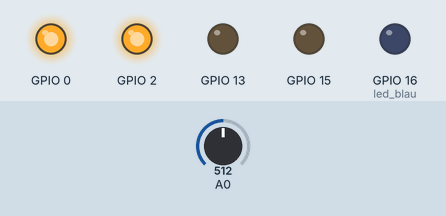
This sketch was run on a simulated ESP8266 (NodeMCU). Parts: output pins drawn as LEDs (lit = HIGH). The inputs (shaded band) are chosen by the test bench; at power-on: A0 = 512. WiFi joins after 1.5 s; servers stay silent unless stated; what the sketch prints to the serial monitor is not drawn.

Above: at 2.7 s.
At 4.2 s:
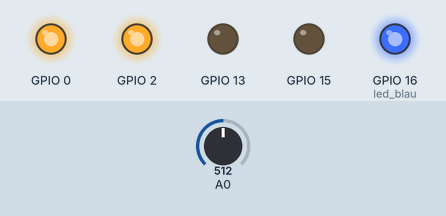
Timing chart, 0 to 5.3 s (numbered marks = the images above):
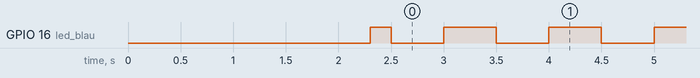

The sketch:

08_2022_01_04_ex8-telecos.ino
```cpp
//_2022_01_04_ex8-telecos.ino
//curs tardor 2022 telecos.cat
//jnogues@gmail.com
//pseudo-multitasking i blynk

//------------------ LLIBRERIES --------------------------------------------------------------------
#define BLYNK_PRINT Serial //Activo missatges de blynk per debug
#include <ESP8266WiFi.h> //Llibreria WIFI
#include <BlynkSimpleEsp8266.h> //Llibreria Blynk app
BlynkTimer taskScheduler;//organitzador de tasques
//--------------------------------------------------------------------------------------------------

//------------------ CONFIGURACIÓ ------------------------------------------------------------------
char auth[] = "xxxxxxxxxxxxxxxxxxxxxxx"; //token (super-password) obtingut a l'app del mòbil
char ssid[] = "xxxxxxxxx"; //xarxa wifi
char pass[] = "xxxxxxxxx"; //password wifi
#define led_blau 16  //led blau de la nodeMCU
//--------------------------------------------------------------------------------------------------


//------------------ VARIABLES ---------------------------------------------------------------------
//Més info a : https://programarfacil.com/blog/arduino-blog/tipos-de-datos-en-arduino/
unsigned int valueA0=0;//valor de 0 a 65535,16 bits
unsigned int limitA0=512;
//--------------------------------------------------------------------------------------------------

/*------------------recordatori de pins virtuals utilitzats-----------------------------------------
V0    upTime
V1    valueA0
V3    led virtual estat SORTIDA gpio0, cal afegir un interruptor virtual assignat a gpio0
V10   led virtual alarma A0

--------------------------------------------------------------------------------------------------*/

boolean stateGPIO16=0;
boolean stateGPIO0=0;
boolean prevstateGPIO0=0;
boolean stateGPIO2=0;
boolean prevstateGPIO2=0;
boolean stateGPIO13=0;
boolean prevstateGPIO13=0;
boolean stateGPIO12=0;
boolean prevstateGPIO12=0;
boolean stateGPIO14=0;
boolean prevstateGPIO14=0;

void setup()
{
  Serial.begin(115200);
  delay(500);
  Serial.println(" ");
  Serial.println("telecos.cat");
  Serial.println("_2022_01_04_ex8-telecos.ino");

  pinMode(0, OUTPUT);
  digitalWrite(0,HIGH);
  pinMode(2, OUTPUT);
  digitalWrite(2,HIGH);
  pinMode(13, OUTPUT);
  digitalWrite(13,LOW);
  pinMode(15, OUTPUT);
  digitalWrite(15,LOW);
  pinMode(4, INPUT);
  pinMode(5, INPUT);
  pinMode(12, INPUT);
  pinMode(14, INPUT);
  pinMode(led_blau, OUTPUT);

  taskScheduler.setInterval(500L,  toggleLed);            //tasca 1
  taskScheduler.setInterval(5000L, upTime);               //tasca 2
  taskScheduler.setInterval(5001L, analogA0);             //tasca 3
  taskScheduler.setInterval(300L,  checkInputsOutputs);   //tasca 4

  // Servidor de Blynk
  // IP del servidor privat de blynk del @rprimTech
  Blynk.begin(auth, ssid, pass, IPAddress(5,196,88,155), 8080);

}

void loop()
{
   taskScheduler.run();
   Blynk.run();         //Aquí fa la màgia Blynk
}


//***********************TASQUES***********************

//tasca 1
void toggleLed()
{
  digitalWrite(led_blau, !digitalRead(led_blau));
}

//tasca 2
void upTime()
{
  //Serial.print("[upT] ");
  //Serial.println(millis());
  Serial.printf("[upT] %u \n", millis()/1000);//fa el mateix
  Blynk.virtualWrite(V0, millis()/1000);
}

//tasca 3
void analogA0()
{
  valueA0=analogRead(A0);
  Serial.printf("[ANG] %d \n", valueA0);
  Blynk.virtualWrite(V1, valueA0);
  if (valueA0 >= limitA0)
  {
    Blynk.virtualWrite(V10, 255);
  }
  else
  {
    Blynk.virtualWrite(V10, 0);
  }
}

//tasca 4
void checkInputsOutputs()
{
  stateGPIO0=digitalRead(0);
  if (stateGPIO0!=prevstateGPIO0)
  {
    if (stateGPIO0==0) Blynk.virtualWrite(V3,255);
    if (stateGPIO0==1) Blynk.virtualWrite(V3,0);
  }
  prevstateGPIO0=stateGPIO0;

}
```

Measured:
- by itself, GPIO 16 (led_blau): repeats every 1.0 s: LOW 0.50 s, HIGH 0.50 s
